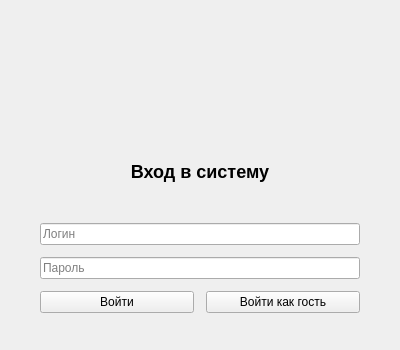
<?xml version="1.0" encoding="UTF-8"?>
<ui version="4.0">
 <class>LoginForm</class>
 <widget class="QWidget" name="LoginForm">
  <property name="geometry">
   <rect><x>0</x><y>0</y><width>400</width><height>350</height></rect>
  </property>
  <property name="windowTitle">
   <string>Авторизация — TechShop</string>
  </property>
  <layout class="QVBoxLayout" name="main_layout">
   <property name="leftMargin"><number>40</number></property>
   <property name="topMargin"><number>30</number></property>
   <property name="rightMargin"><number>40</number></property>
   <property name="bottomMargin"><number>30</number></property>
   <property name="spacing"><number>12</number></property>
   <item>
    <widget class="QLabel" name="logo_label">
     <property name="alignment">
      <set>Qt::AlignCenter</set>
     </property>
    </widget>
   </item>
   <item>
    <spacer name="spacer_top">
     <property name="orientation"><enum>Qt::Vertical</enum></property>
     <property name="sizeType"><enum>QSizePolicy::Fixed</enum></property>
     <property name="sizeHint" stdset="0">
      <size><width>0</width><height>10</height></size>
     </property>
    </spacer>
   </item>
   <item>
    <widget class="QLabel" name="title_label">
     <property name="text"><string>Вход в систему</string></property>
     <property name="alignment"><set>Qt::AlignCenter</set></property>
     <property name="styleSheet">
      <string>font-size: 18px; font-weight: bold;</string>
     </property>
    </widget>
   </item>
   <item>
    <widget class="QLineEdit" name="login_edit">
     <property name="placeholderText"><string>Логин</string></property>
    </widget>
   </item>
   <item>
    <widget class="QLineEdit" name="password_edit">
     <property name="placeholderText"><string>Пароль</string></property>
     <property name="echoMode"><enum>QLineEdit::Password</enum></property>
    </widget>
   </item>
   <item>
    <layout class="QHBoxLayout" name="btn_layout">
     <item>
      <widget class="QPushButton" name="login_btn">
       <property name="text"><string>Войти</string></property>
      </widget>
     </item>
     <item>
      <widget class="QPushButton" name="guest_btn">
       <property name="text"><string>Войти как гость</string></property>
      </widget>
     </item>
    </layout>
   </item>
   <item>
    <spacer name="spacer_bottom">
     <property name="orientation"><enum>Qt::Vertical</enum></property>
    </spacer>
   </item>
  </layout>
 </widget>
 <resources/>
 <connections/>
</ui>
